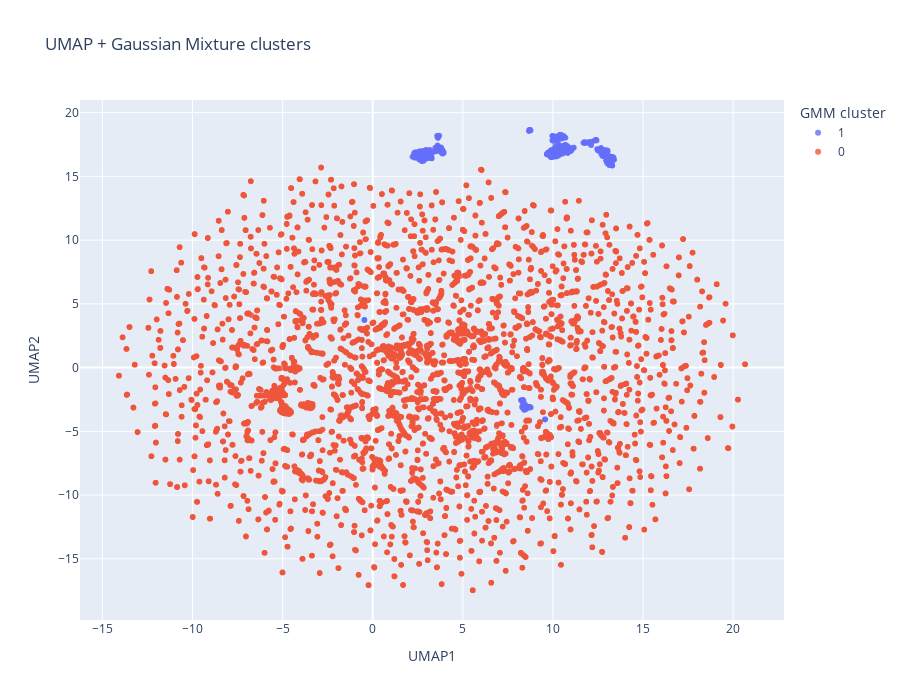

Notebook cell for this chart:
### Code cell
import plotly.express as px

df_vis = df.copy()
df_vis['UMAP1'] = X_umap[:, 0]
df_vis['UMAP2'] = X_umap[:, 1]
df_vis['gmm_cluster'] = gmm_labels.astype(str)

fig = px.scatter(
    df_vis,
    x='UMAP1',
    y='UMAP2',
    color='gmm_cluster',
    hover_data=['is_attack', 'burst_score_max', 'conn_count_10s_max', 'recent_activity_score_std', 'time_since_container_start_std', 'total_conn_from_ip_std'],
    title="UMAP + Gaussian Mixture clusters",
    width=900,
    height=700
)

fig.update_traces(marker=dict(size=6, opacity=0.8))
fig.update_layout(legend_title_text='GMM cluster')

fig.show()

### Figure 1 — Plotly figure (JSON) as saved in the notebook; plotly's stock layout.template omitted (floating-point values rounded to 4 significant figures; data arrays with more than 128 entries replaced by an {"elided": "..."} marker saying what was removed)
{"data": [{"customdata": {"elided": "2069x6 float values"}, "hovertemplate": "gmm_cluster=1<br>UMAP1=%{x}<br>UMAP2=%{y}<br>is_attack=%{customdata[0]}<br>burst_score_max=%{customdata[1]}<br>conn_count_10s_max=%{customdata[2]}<br>recent_activity_score_std=%{customdata[3]}<br>time_since_container_start_std=%{customdata[4]}<br>total_conn_from_ip_std=%{customdata[5]}<extra></extra>", "legendgroup": "1", "marker": {"color": "#636efa", "opacity": 0.8, "size": 6, "symbol": "circle"}, "mode": "markers", "name": "1", "showlegend": true, "type": "scattergl", "x": {"elided": "2069 float values"}, "xaxis": "x", "y": {"elided": "2069 float values"}, "yaxis": "y"}, {"customdata": {"elided": "21936x6 float values"}, "hovertemplate": "gmm_cluster=0<br>UMAP1=%{x}<br>UMAP2=%{y}<br>is_attack=%{customdata[0]}<br>burst_score_max=%{customdata[1]}<br>conn_count_10s_max=%{customdata[2]}<br>recent_activity_score_std=%{customdata[3]}<br>time_since_container_start_std=%{customdata[4]}<br>total_conn_from_ip_std=%{customdata[5]}<extra></extra>", "legendgroup": "0", "marker": {"color": "#EF553B", "opacity": 0.8, "size": 6, "symbol": "circle"}, "mode": "markers", "name": "0", "showlegend": true, "type": "scattergl", "x": {"elided": "21936 float values"}, "xaxis": "x", "y": {"elided": "21936 float values"}, "yaxis": "y"}], "layout": {"height": 700, "legend": {"title": {"text": "GMM cluster"}, "tracegroupgap": 0}, "title": {"text": "UMAP + Gaussian Mixture clusters"}, "width": 900, "xaxis": {"anchor": "y", "domain": [0, 1], "title": {"text": "UMAP1"}}, "yaxis": {"anchor": "x", "domain": [0, 1], "title": {"text": "UMAP2"}}}}
